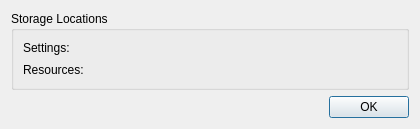
<?xml version="1.0" encoding="UTF-8"?>
<ui version="4.0">
 <class>ResourcesDialog</class>
 <widget class="QDialog" name="ResourcesDialog">
  <property name="windowModality">
   <enum>Qt::ApplicationModal</enum>
  </property>
  <property name="geometry">
   <rect>
    <x>0</x>
    <y>0</y>
    <width>420</width>
    <height>129</height>
   </rect>
  </property>
  <property name="windowTitle">
   <string>TeXworks Settings and Resources</string>
  </property>
  <layout class="QVBoxLayout" name="verticalLayout">
   <item>
    <widget class="QGroupBox" name="groupLocations">
     <property name="title">
      <string>Storage Locations</string>
     </property>
     <property name="flat">
      <bool>false</bool>
     </property>
     <property name="checkable">
      <bool>false</bool>
     </property>
     <layout class="QGridLayout" name="gridLayout">
      <property name="topMargin">
       <number>9</number>
      </property>
      <property name="rightMargin">
       <number>9</number>
      </property>
      <item row="0" column="0">
       <widget class="QLabel" name="label">
        <property name="text">
         <string>Settings:</string>
        </property>
       </widget>
      </item>
      <item row="0" column="1">
       <widget class="QLabel" name="locationOfSettings">
        <property name="sizePolicy">
         <sizepolicy hsizetype="Expanding" vsizetype="Preferred">
          <horstretch>0</horstretch>
          <verstretch>0</verstretch>
         </sizepolicy>
        </property>
        <property name="textInteractionFlags">
         <set>Qt::LinksAccessibleByMouse|Qt::TextSelectableByMouse</set>
        </property>
       </widget>
      </item>
      <item row="1" column="0">
       <widget class="QLabel" name="label_3">
        <property name="text">
         <string>Resources:</string>
        </property>
       </widget>
      </item>
      <item row="1" column="1">
       <widget class="QLabel" name="locationOfResources">
        <property name="sizePolicy">
         <sizepolicy hsizetype="Expanding" vsizetype="Preferred">
          <horstretch>0</horstretch>
          <verstretch>0</verstretch>
         </sizepolicy>
        </property>
        <property name="textInteractionFlags">
         <set>Qt::LinksAccessibleByMouse|Qt::TextSelectableByMouse</set>
        </property>
       </widget>
      </item>
     </layout>
    </widget>
   </item>
   <item>
    <widget class="QDialogButtonBox" name="buttonBox">
     <property name="orientation">
      <enum>Qt::Horizontal</enum>
     </property>
     <property name="standardButtons">
      <set>QDialogButtonBox::Ok</set>
     </property>
    </widget>
   </item>
  </layout>
 </widget>
 <resources/>
 <connections>
  <connection>
   <sender>buttonBox</sender>
   <signal>accepted()</signal>
   <receiver>ResourcesDialog</receiver>
   <slot>accept()</slot>
   <hints>
    <hint type="sourcelabel">
     <x>248</x>
     <y>254</y>
    </hint>
    <hint type="destinationlabel">
     <x>157</x>
     <y>274</y>
    </hint>
   </hints>
  </connection>
  <connection>
   <sender>buttonBox</sender>
   <signal>rejected()</signal>
   <receiver>ResourcesDialog</receiver>
   <slot>reject()</slot>
   <hints>
    <hint type="sourcelabel">
     <x>316</x>
     <y>260</y>
    </hint>
    <hint type="destinationlabel">
     <x>286</x>
     <y>274</y>
    </hint>
   </hints>
  </connection>
 </connections>
</ui>
